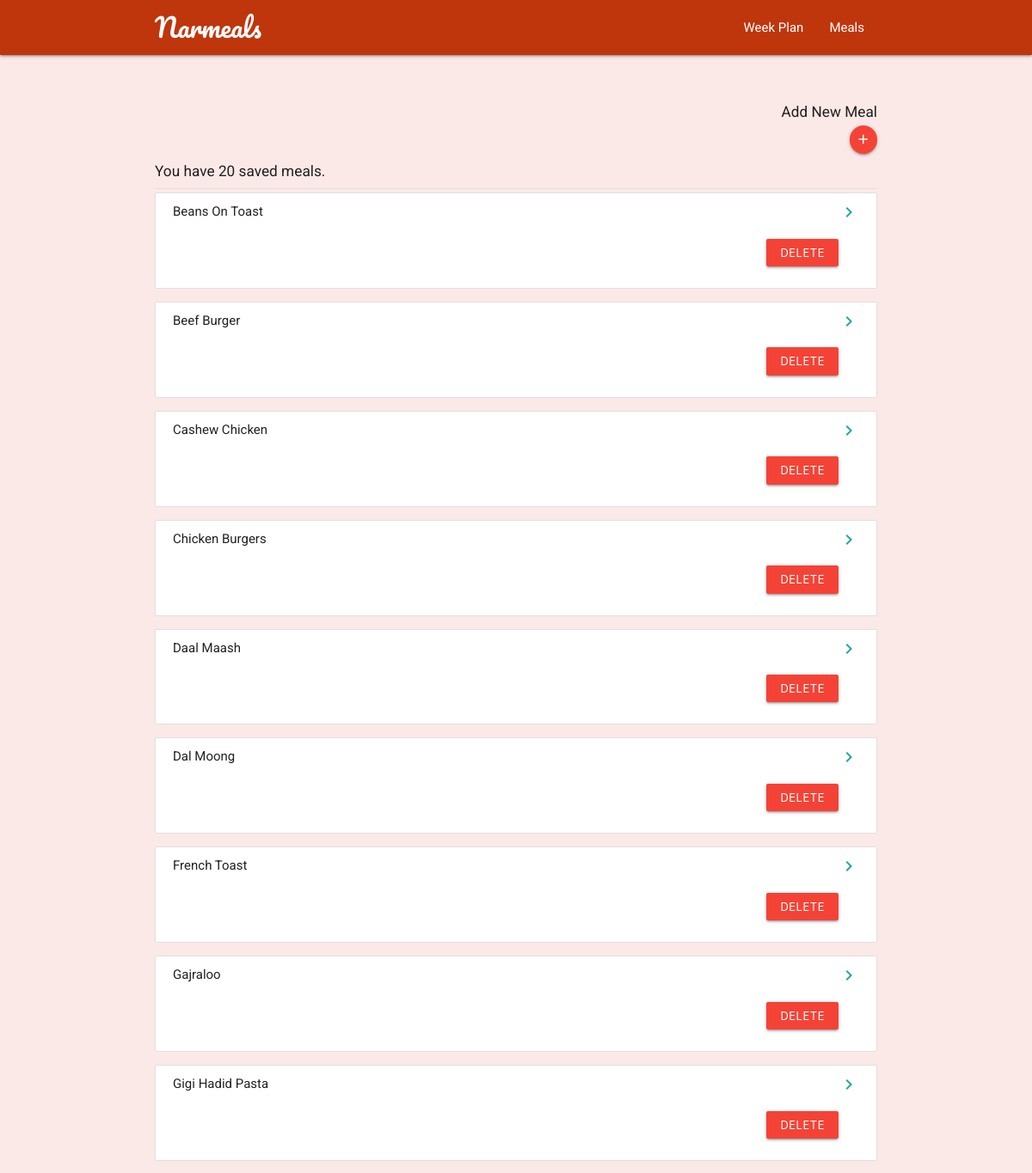
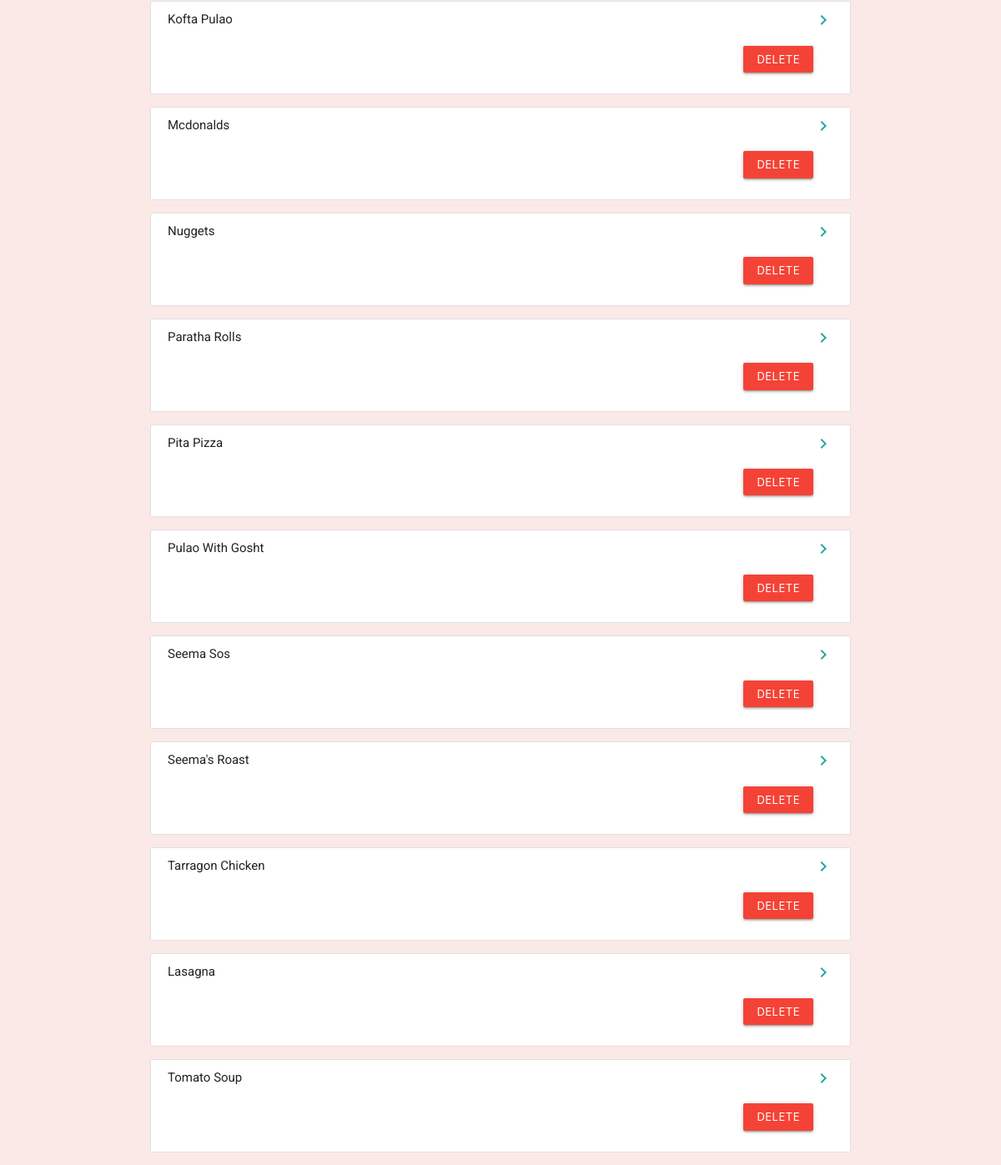
Page /meals on the committed database (2 pictures, top to bottom).
### narmeal/models.py (models this page shows, shortened)
class Meal(models.Model):
	meal_name = models.CharField(max_length=200)
	meal_notes = models.CharField(max_length=1000, blank=True)

### narmeal/views.py (the view)
# urls.py: path('meals', views.meals_list, name='meals_list'),
def meals_list(request):
	meal_list = Meal.objects.all().order_by("meal_name")
	num_meals = Meal.objects.all().count()
	return render(request, 'narmeal/meals_list.html', {
		'meal_list':meal_list,
		'num_meals':num_meals,
		})

### templates/narmeal/meals_list.html (shortened to what this page needs)
{% extends 'narmeal/base.html' %}
{% block content %}
<div class="container">
<div class="section" style="margin-top: 30px; margin-bottom: 10px;">
<div class="row">
	<div style="text-align: right;">
		<h6> Add New Meal </h6>
	<a href="{% url 'add_meal' %}"class="btn-floating btn-small waves-effect waves-light red"><i class="material-icons">add</i></a>
	</div>
	<h6> You have {{num_meals}} saved meals. </h6>
	<div class="divider" style="margin-top: 10px;">
	</div>
</div>
	<h6> You have {{num_meals}} saved meals. </h6>
</div>
{% for meal in meal_list %}
	<ul class="collection">
       <li class="collection-item">
       	{{ meal.meal_name | title }}
       	<a href="{% url 'meal_view' meal.id %}" class="secondary-content"><i class="material-icons">chevron_right</i></a>
       	<div class="right-align">
       		<form action="delete_meal/{{ meal.id }}" method="post">
       		<button class="waves-effect waves-light btn-small #f44336 red" type="submit"> Delete </button>
       	</form>
       	</div>
      </li>
    </ul>
	{% endfor %}
</div>
{% endblock %}

### templates/narmeal/base.html (style rules this page uses)
body { background-color:#fbe9e7; font-family: Roboto; }
.section { height: 120px; }
button { margin-top: 20px; }

### rows in the picture
Meal: meal_name "Beans On Toast"
Meal: meal_name "Beef Burger"
Meal: meal_name "Cashew Chicken"
Meal: meal_name "Chicken Burgers"
Meal: meal_name "Daal Maash"
Meal: meal_name "Dal Moong"
Meal: meal_name "French Toast"
Meal: meal_name "Gajraloo"
Meal: meal_name "Gigi Hadid Pasta"
Meal: meal_name "Kofta Pulao"
Meal: meal_name "Mcdonalds"
Meal: meal_name "Nuggets"
Meal: meal_name "Paratha Rolls"
Meal: meal_name "Pita Pizza"
Meal: meal_name "Pulao With Gosht"
Meal: meal_name "Seema Sos"
Meal: meal_name "Seema's Roast"
Meal: meal_name "Tarragon Chicken"
Meal: meal_name "Lasagna"
Meal: meal_name "Tomato Soup"

### other values in the picture
{{ num_meals }} "20"
